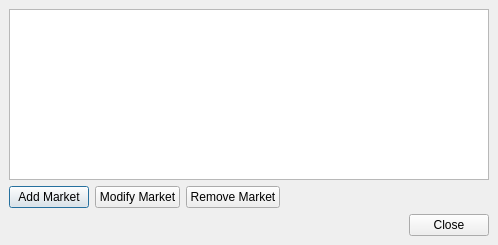
<ui version="4.0" >
 <class>tcMarketListDialog</class>
 <widget class="QDialog" name="tcMarketListDialog" >
  <property name="geometry" >
   <rect>
    <x>0</x>
    <y>0</y>
    <width>498</width>
    <height>245</height>
   </rect>
  </property>
  <property name="windowTitle" >
   <string>Market List...</string>
  </property>
  <layout class="QVBoxLayout" >
   <property name="margin" >
    <number>9</number>
   </property>
   <property name="spacing" >
    <number>6</number>
   </property>
   <item>
    <widget class="QTableWidget" name="tbl1" />
   </item>
   <item>
    <layout class="QHBoxLayout" >
     <property name="margin" >
      <number>0</number>
     </property>
     <property name="spacing" >
      <number>6</number>
     </property>
     <item>
      <widget class="QPushButton" name="btn1" >
       <property name="text" >
        <string>Add Market</string>
       </property>
      </widget>
     </item>
     <item>
      <widget class="QPushButton" name="btn2" >
       <property name="text" >
        <string>Modify Market</string>
       </property>
      </widget>
     </item>
     <item>
      <widget class="QPushButton" name="btn3" >
       <property name="text" >
        <string>Remove Market</string>
       </property>
      </widget>
     </item>
     <item>
      <spacer>
       <property name="orientation" >
        <enum>Qt::Horizontal</enum>
       </property>
       <property name="sizeHint" >
        <size>
         <width>40</width>
         <height>20</height>
        </size>
       </property>
      </spacer>
     </item>
    </layout>
   </item>
   <item>
    <widget class="QDialogButtonBox" name="buttonBox" >
     <property name="orientation" >
      <enum>Qt::Horizontal</enum>
     </property>
     <property name="standardButtons" >
      <set>QDialogButtonBox::Close</set>
     </property>
    </widget>
   </item>
  </layout>
 </widget>
 <resources/>
 <connections>
  <connection>
   <sender>buttonBox</sender>
   <signal>accepted()</signal>
   <receiver>tcMarketListDialog</receiver>
   <slot>accept()</slot>
   <hints>
    <hint type="sourcelabel" >
     <x>248</x>
     <y>254</y>
    </hint>
    <hint type="destinationlabel" >
     <x>157</x>
     <y>274</y>
    </hint>
   </hints>
  </connection>
  <connection>
   <sender>buttonBox</sender>
   <signal>rejected()</signal>
   <receiver>tcMarketListDialog</receiver>
   <slot>reject()</slot>
   <hints>
    <hint type="sourcelabel" >
     <x>316</x>
     <y>260</y>
    </hint>
    <hint type="destinationlabel" >
     <x>286</x>
     <y>274</y>
    </hint>
   </hints>
  </connection>
 </connections>
</ui>
